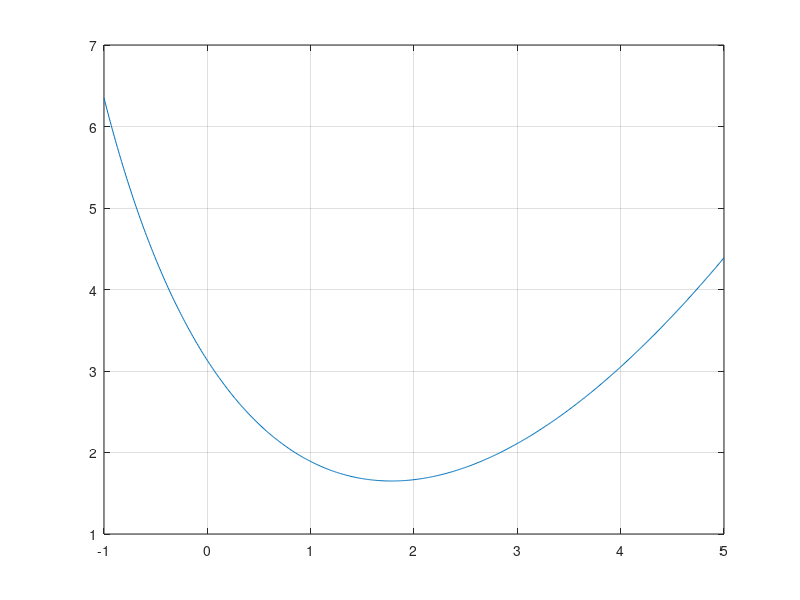

Here is the MATLAB script that generated this plot:
clear all
close all % (n) - close the nth Figure Window 
clc

% Two-Dimensional Plots
% Problem set: 1, 2, 3, 4, 26, 27, 34, 35, 39, 40
%x = input('Enter the X coordintaes in a row vector');
%y = input('Enter the Y coordintaes in a row vector');
%plot(x,y, 'Line Specifier', 'PropertyName', PropertyValue)

% Line Specifiers:
% Line Style:
% solid(default) -
% dashed         --
% dotted         :
% dash-dot       -.
% Line Color:
% red            r
% green          g
% blue           b
% cyan           c
% magenta        m
% yellow         y
% black          k
% white          w
% Marker Type:
% plus sign      +
% circle         o
% asterisk       *
% point          .
% cross          x
% triangle(pointed up) ^
% triangle(pointed down) v
% square         s
% diamond        d
% five-pointed star p
% six-pointed star h
% triangle (pointed left) <
% triangle (pointed right) >

% Property name:
% linewidth         a number in units of points (default 0.5)
% markersize        a number in units of points
% markeredgecolor   color specifiers
% markerfacecolor   color specifiers

% Plot of Function
%x = [-2:0.01:4];
%y = 3.5.^(-0.5*x).*cos(6*x);
%plot(x,y)

% The f p l o t command
% the fplot command plots a function with the form y = f(x) between
% specified limits. The limits argument is a vector with two elements
% that specify the domain of x[xmin, xmax], or a vector with 4 elements 
% that specifies the domain of x and the limits of the y-axis
% [xmin, xmax, ymin, ymax]
%fplot('x^2+4*sin(2*x)-1', [-3 3])

% problem 1.  Plotting a function and its derivatives
% Creates vector x with domain of the function
%{
x = [-2:0.01:4];
y = 3*x.^3-26*x+6;
yd = 9*x.^2-26;
ydd = 18*x;
%}

%Way I:
%plot(x,y,'-b',x,yd,'--r',x,ydd,':k')

% Way II: (using h o l d _ o n and h o l d _ o f f commands
%{
plot(x,y,'-b')
hold on

plot(x, yd, '--r')
plot(x, ydd, ':k')
hold off
%}

% Way III: (l i n e command)
%{
plot(x,y, 'LineStyle', '-', 'color', 'b')
line(x,yd,'LineStyle', '--', 'color', 'r')
line(x,ydd, 'LineStyle',':','color','k')

% Formating a Plot Using Commands
% The xlabel and ylabel commands:
xlabel('There is a X axis')
ylabel('There is a Y axis')
title('Title is here')
%}

%text(2,2,'any other text as string')
%gtext('text as string')

% The l e g e n d commnad:
% The legend command places a legend on the plot.
%pos = 0;
%legend('string1', 'string2')
% pos = -1 Places the legend outside the axes boundaries on the right side
% pos = 0 Places the legend inside the axes boundaries in a location that
% interferes the least with the graphs
% pos = 1 Places the legend at the upper-right corner of the plot (default)
% pos = 2 Places the legend at the upper-left corner of the plot
% pos = 3 Places the legend at the lower-left corner of the plot
% pos = 4 Places the legend at the lower-right corner of the plot

% String Modifiers:
% \bf bold font 
% \it italic style
% \rm normakl font

% Characters in the string:
% \alpha
% \beta
% \gamma 
% \theta
% \pi
% \sigma
% \Phi
% \Delta
% \Gamma
% \Lambda
% \Omega
% \Sigma

% PropertyName are corresponding possible Property Values:
% Rotation
% FontAngle
% FontName
% FontSize
% FontWeight
% Color
% Background Color
% EdgeColor
% LineWidth

% The a x i s command
% axis([xmin, xmax, ymin, ymax]) 
% axis equal
% axis square
% axis tight

% The g r i d command
% grid on Add grid lines to the plot
% grid off Removes grid lines from the plot

% example 2. 
%{
x = [10:0.01:22];
y = 95000./x.^2;
xd = [10:2:22];
yd = [950 640 460 340 250 180 140];
plot(x,y,'-','LineWidth',1.0)
xlabel('DISTANCE (cm)')
ylabel('INTENSITY (lux)')

% example of formating text inside the t i t l e command
title('\fontname{Arial}Light Intensity as a Function of Distance','FontSize',14)
axis([8 24 0 1200])
text(14,700,'Comparison between theory and experiment.', 'EdgeColor', 'r', 'LineWidth', 2)
hold on
plot (xd, yd, 'ro--', 'linewidth', 1.0, 'markersize', 10)
legend ('Theory', 'Experiment')
hold off
%}

% Formatin plot using the plot editor
% by menu and cliking by mouse

% Plots with Logarithmic Axes
% MATLAB commands for making plots with log axes are:
%semilogy (x,y) % plots y vs x with a log scale for the y axis & linear scale for x
%semilogx (x,y) % plots y vs x with a log scale for the x axis & linear scale for y
%loglog(x,y) % plots y vs x with a locale for both axes

% NB: zero cannot be presented on the log axis
% NB: negative numbers cannot be plotted on log scales

% The error bar command:
%xd = [10:2:22];
%yd = [950 640 460 340 250 180 140];
%ydErr = [30 20 18 35 20 30 10]

%errorbar(xd, yd, ydErr)

%xlabel('DISTANCE (cm)')
%ylabel('INTENSITY (lux)')

% Plots with Special Graphics:
%{
yr = [1988:1994];
sle = [8 12 20 22 18 24 27];
% Vertivcal Bar Plot
% bar(yr, sle, 'r')
% Horisontal bar Plot
% barh(yr,sle)
% Stairs Plot
% stairs(yr,sle)
% Stem Pot
% stem(yr, sle)
xlabel('Year')
ylabel('Sales (Millions)')

grd = [ 18 26 9 5]
pie(grd)
title('Class Grades')

%}

% HISTOGRAMS
%{
% Histograms - are plots that show the distribution of data

% The overall range of given set of data points is divided into subranges
% (bins),and the histogram shows how many data points are in each bin.
% The histogram is a vertical bar plot in which the width of each bar is
% equal to the range of the corresponding bin and the height of the bar
% corresponds to the number of data points in the bin.

% Histograms are created in Matlab with h i s t command

% Polar Plots
% polar(theta, radius, 'line specifiers')
% where theta and radius are vectors whose elements define the
% coordinates of the points to be plotted
t = linspace(0,2*pi,200);
r = 3*cos(0.5*t).^2 + t;
polar (t,r)

% Putting Multiple Plots on the Same Page
% Multiple pots can be created on the same page with subplot command:
% subplot(m, n, p) mxn - sixe, p - current plot. Form lef righ from Hi2Bot
subplot(3,3,4) 

% Multiple figure windows
% It is possible, however, to open additional Figure Window and have
% several of them open (with plots) at the same time. This is done by
% typing the command f i g u r e
fplot('x.*cos(x)', [0, 10])
figure
fplot('exp(-0.2.*x).*cos(x)', [0, 10])

% Plotting using the plots toolstrip
% P L O T S and W o r k s p a c e
% it is possible to swith variable order

%}

% Problem 5 - 2:
% The piston-rod-crank mechanism is used in many enginnering applications
%{
% The crank is rotating at a constant speed of 500 rpm
% Calculate and plot the position, velocity, and aceleration of the piston
% for one revolution of the crank. Make the three plots on the same page.
% Set theta = 0, when t = 0.
THDrpm = 500; r=0.12; c=0.25; % Define theta, r, c
THD=THDrpm*2*pi/60;           % Change the units from rpm to rad/s
tf = 2 * pi/ THD;             % Calculate the time for one revolution of the crank
t = linspace (0, tf, 200);    % Create a vector for time with 200 elements
TH = THD*t;                   % Calculate theta for each t
d2s=c^2-r^2*sin(TH).^2;       % Calculate d2 squared for each theta
x = r * cos(TH) + sqrt(d2s);  % Calculate x for each theta
xd = -r*THD*sin(TH) - (r^2*THD*sin(2*TH))./(2*sqrt(d2s));
xdd= -r*THD^2*cos(TH) - (4*r^2*THD^2*cos(2*TH)).*d2s+(r^2*sin(2*TH)*THD).^2./(4*d2s.^(3/2));
subplot(3,1,1)
plot(t,x)
grid
xlabel('Time(s)')
ylabel('Position(m)')

subplot(3,1,2)
plot(t,xd)
grid
xlabel('Time(s)')
ylabel('Velocity(m/s)')

subplot(3,1,3)
plot(t,xdd)
grid
xlabel('Time(s)')
ylabel('Accelaration(m/s^2)')

%}

% Problem 5 - 3 (1 in the book):
% Plot the function:
x = [-1: 0.01 : 5];
fx = (x.^2 - 3.*x + 7)./(sqrt(2.*x + 5))
plot (x, fx)
grid

% To do:2,3,4,26,27,34,35,39,40

